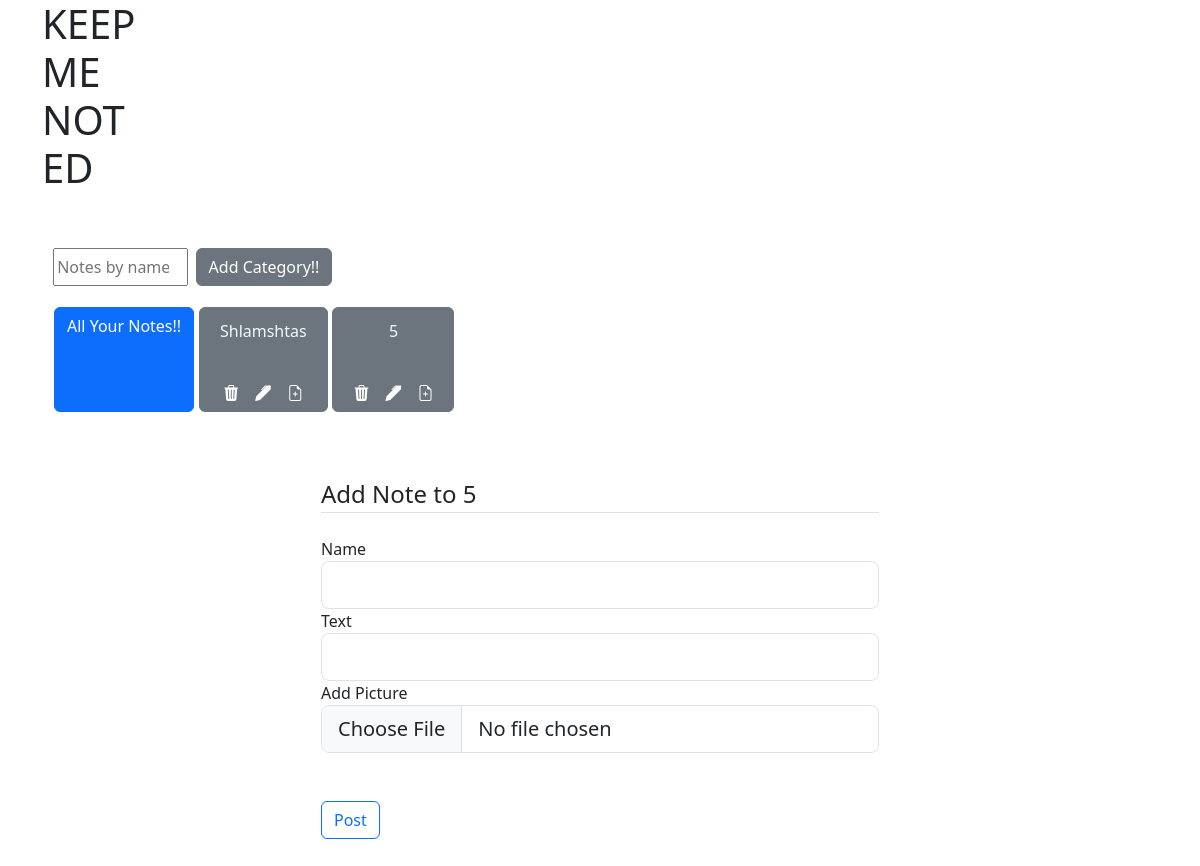
The page /noting/2 on the database as committed earlier.
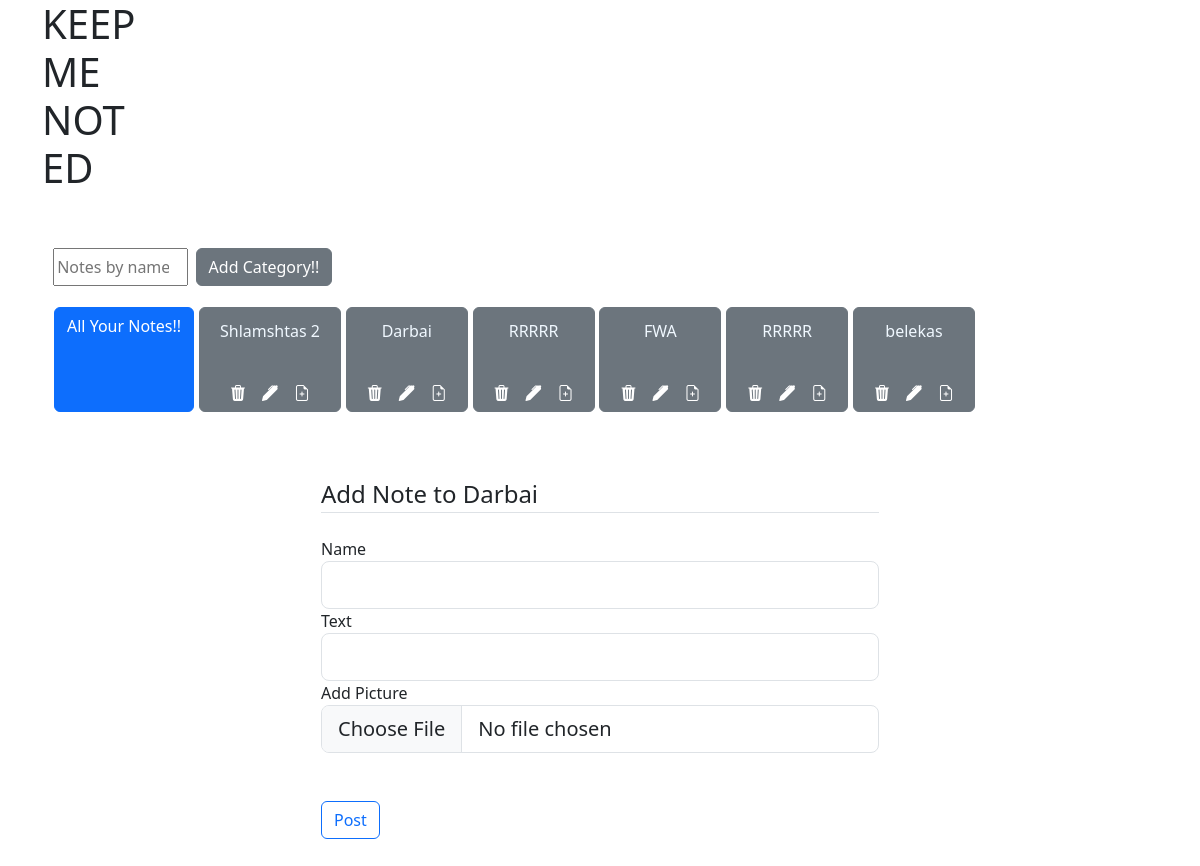
The same page on the database as committed later.
### app/db_models/Category.py (models this page shows, shortened)
class Category(db.Model):
    __tablename__ = "categories"
    id = db.Column(db.Integer, primary_key=True)
    category_name = db.Column(db.String(50), nullable=False)
    notes = db.relationship("Note", backref="categories", cascade='all, delete')

### app/routes.py (the view, shortened to what this page needs)
@app.route('/noting/<int:id>' , methods=['GET', 'POST'])
def noting(id):
    category= Category.query.filter_by(id=id).first()
    category_name = category.category_name
    form = AddNoteForm()
    categories = Category.query.all()
    category= Category.query.filter_by(id=id).first()
    return render_template ("add_note.html", form=form, categories=categories , name=category_name)

### app/forms.py
class AddNoteForm(FlaskForm):
    name = StringField("Name", [DataRequired()])
    text = StringField("Text", [DataRequired()])
    picture = FileField('Add Picture', validators=[FileAllowed(['jpg', 'png'])])
    submit = SubmitField('Post')

class SearchForm(FlaskForm):
    searched = StringField("Searched", [DataRequired()])
    submit = SubmitField('Submit')

### app/routes.py (called while the page is built)
@app.context_processor
def base():
    form = SearchForm()
    return dict(form=form)

### app/templates/add_note.html (shortened to what this page needs)
{%extends "main.html"%}
{%block content%}
<div class="content-section; w-50 p-3; mx-auto pt-5" >
    <form method="POST" action="" enctype="multipart/form-data">
       <fieldset class="form-group">
           <legend class="border-bottom mb-4">Add Note to {{name}}</legend>
           <div class="form-group">
                {{ form.name.label(class="form-control-label") }}
                {% if form.name.errors %}
                {{ form.name(class="form-control form-control-lg is-invalid") }}
                <div class="invalid-feedback">
                {% for error in form.name.errors %}
                <span>{{ error }}</span>
                {% endfor %}
                </div>
                {% else %}
                {{ form.name(class="form-control form-control-lg") }}
                {% endif %}
           </div>
           <div class="form-group">
                {{ form.text.label(class="form-control-label") }}
                {% if form.text.errors %}
                {{ form.text(class="form-control form-control-lg is-invalid") }}
                <div class="invalid-feedback">
                {% for error in form.text.errors %}
                <span>{{ error }}</span>
                {% endfor %}
                </div>
                {% else %}
                {{ form.text(class="form-control form-control-lg") }}
                {% endif %}
            </div>
            <div class="form-group">
                 {{ form.picture.label(class="form-control-label") }}
                 {% if form.picture.errors %}
                 {{ form.picture(class="form-control form-control-lg is-invalid") }}
                 <div class="invalid-feedback">
                 {% for error in form.picture.errors %}
                 <span>{{ error }}</span>
                 {% endfor %}
                 </div>
                 {% else %}
                 {{ form.picture(class="form-control form-control-lg") }}
                 {% endif %}
             </div>
           <br>
       </fieldset>
             <br>
       <div class="form-group" style="margin-bottom: 2rem;">
          {{ form.submit(class="btn btn-outline-primary") }}
       </div>
    </form>
</div>
{%endblock content%}

### app/templates/main.html (shortened to what this page needs)
<!DOCTYPE html>
<html lang="en">
<head>
    <link href="https://cdn.jsdelivr.net/npm/bootstrap@5.3.0-alpha1/dist/css/bootstrap.min.css" rel="stylesheet"
 />
    <link rel="stylesheet" href="https://cdn.jsdelivr.net/npm/bootstrap-icons@1.10.3/font/bootstrap-icons.css">
</head>
<body>
  <div class="container">
    <h1 contenteditable="true" style="width: 100px;">KEEP ME NOTED</h1>
    <div class="content-section;  p-3; mx-auto pt-5" style="text-align: center; max-width: 30%;">
    </div>
    <div style="display: flex; padding: 0rem  0.7rem;margin-bottom: 1rem;" >
      <form method="POST" class = "d-flex" action="{{url_for('search')}}">
          <input class="form_control me-2"  type="search" placeholder="Notes by name" aria-label="Search" , name="searched" style="width: 8.4rem;">
      </form>
      <a class="btn btn-secondary" href="{{ url_for('add_category')}}" class="nav-link px-2 ">Add Category!!</a>
    </div>
    <div class="container d-flex justify-content-start  mb-3 flex-wrap" >
        <a class="btn btn-primary" href="{{ url_for('all_notes')}}" class="nav-link px-2 " style="margin: 0.3rem  0.3rem  0rem  0rem; ">All Your Notes!!</a>
        {% for category in categories %}
        <div class="btn btn-secondary" id= "category.id "style="margin: 0.3rem  0.3rem  0rem  0rem; ">
        <a href="{{ url_for('notes' , id = category.id )}}" style="margin: 0.3rem  0.3rem  0rem  0rem; width:10rem;
                          height: 5rem; word-wrap: break-word; text-decoration: none;">
            <h6 style="padding: 0.5rem; color: aliceblue; " >{{category['category_name']}}</h6>
        </a>
        <div style="display: flex; justify-content: center;">
          <a  href="{{ url_for('delete' , id = category.id) }}" class="nav-link px-2 ">
            <i class="bi bi-trash3-fill"></i>
          </a>
          <a href="{{ url_for('edit_category' , id = category.id )}}" class="nav-link px-2 ">
            <i class="bi bi-pen-fill"></i>
          </a>
          <a href="{{ url_for('noting' , id = category.id )}}" class="nav-link px-2 ">
            <i class="bi bi-file-earmark-plus"></i>
          </a>
        </div>
        </div>
        {% endfor %}
      </div>
        {% block content %}
        {% endblock %}
  </div>
</body>
</html>

Rows that differ between the two databases and show on the page:
changed Category: category_name "Shlamshtas" → "Shlamshtas 2"
changed Category: category_name "5" → "Darbai"; category_name (not shown) → "Darbai"
added Category: category_name "RRRRR"
added Category: category_name "FWA"
added Category: category_name "RRRRR"
added Category: category_name "belekas"
Other text that changed with them:
{{ name }}: "5" → (not shown)
